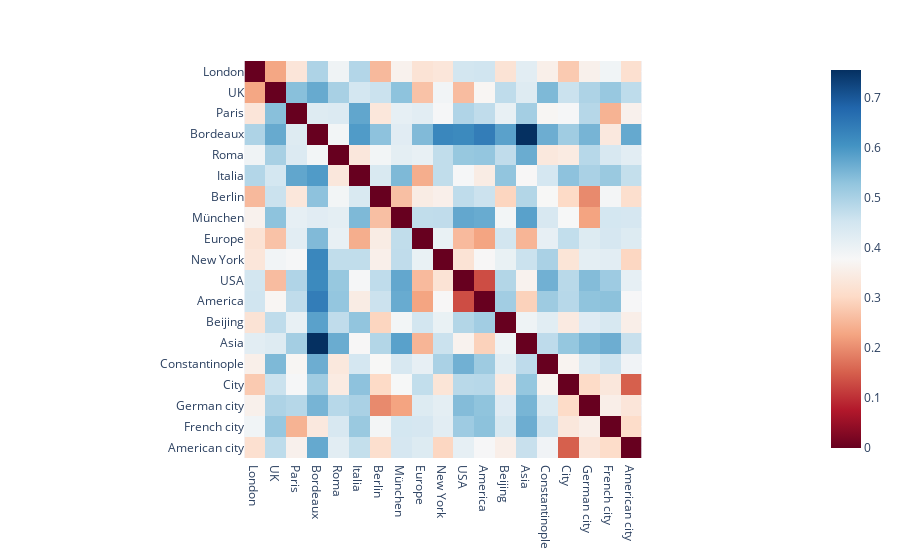

Here is the notebook cell this chart was saved with:
### Code cell
w_emb = df.iloc[-4].embedding

dist_mat = np.zeros([len(df), len(df)])
for i, emb0 in enumerate(df.embedding):
    emb0 = np.array(emb0)
    for j, emb1 in enumerate(df.embedding):
        emb1 = np.array(emb1)
        dist_mat[i, j] = cosine(emb0, emb1, w=np.abs(w_emb))

fig = px.imshow(dist_mat, x=df.name, y=df.name, color_continuous_scale='RdBu')

fig.show()
fig.write_html("loc_cos_dist_w_city.html")

### Figure 1 — Plotly figure (JSON) as saved in the notebook; plotly's stock layout.template omitted (floating-point values rounded to 4 significant figures; data arrays with more than 128 entries replaced by an {"elided": "..."} marker saying what was removed)
{"data": [{"coloraxis": "coloraxis", "hovertemplate": "x: %{x}<br>y: %{y}<br>color: %{z}<extra></extra>", "type": "heatmap", "x": ["London", "UK", "Paris", "Bordeaux", "Roma", "Italia", "Berlin", "München", "Europe", "New York", "USA", "America", "Beijing", "Asia", "Constantinople", "City", "German city", "French city", "American city"], "y": ["London", "UK", "Paris", "Bordeaux", "Roma", "Italia", "Berlin", "München", "Europe", "New York", "USA", "America", "Beijing", "Asia", "Constantinople", "City", "German city", "French city", "American city"], "z": {"elided": "19x19 float values"}}], "layout": {"coloraxis": {"colorscale": [[0, "rgb(103,0,31)"], [0.1, "rgb(178,24,43)"], [0.2, "rgb(214,96,77)"], [0.3, "rgb(244,165,130)"], [0.4, "rgb(253,219,199)"], [0.5, "rgb(247,247,247)"], [0.6, "rgb(209,229,240)"], [0.7, "rgb(146,197,222)"], [0.8, "rgb(67,147,195)"], [0.9, "rgb(33,102,172)"], [1, "rgb(5,48,97)"]]}, "margin": {"t": 60}, "xaxis": {"constrain": "domain", "scaleanchor": "y"}, "yaxis": {"autorange": "reversed", "constrain": "domain"}}}
